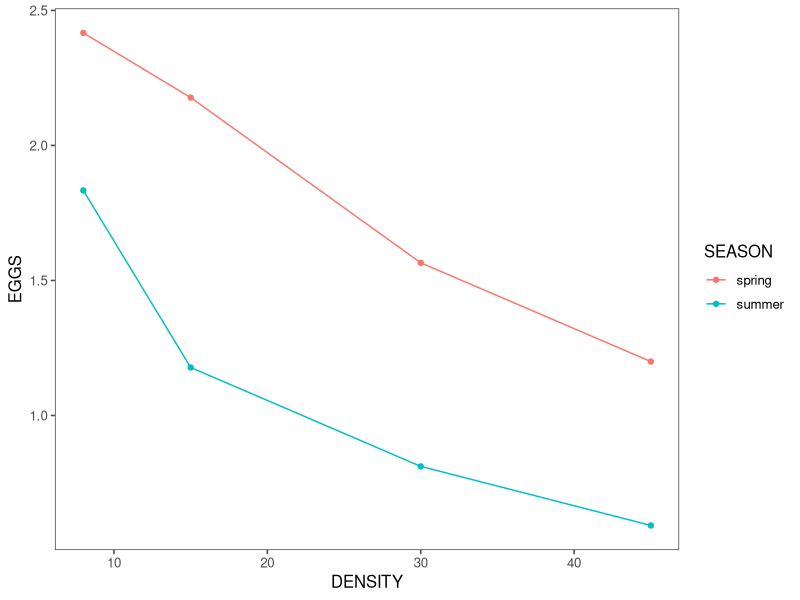

The R source for this figure:
# Biometry 2016 
# Lab 7
# Two-Way ANOVAs


q88 <- read.csv("./20160303_biometry_lab_7_two_way_anova/quinn_88_two_way.csv")

q1 <- read.csv("./20160303_biometry_lab_7_two_way_anova/quin_1_two_way.csv")


# Use "quinn_88_two_way.csv". 
# Look at your data 

# does your data meet the assumptions? (use the graphs you made from previous labs)

# do you need to transform the data?

# Run a two-way ANOVA with DENSITY and SEASON as the predictor variables and EGGS as the response variable.  

# to run a two way anova you tell R to do an interaction by using the * character between the predictor variables

model88 <- aov(data=q88, EGGS ~ DENSITY * SEASON)

# how do the residuals look?
# Do they look skewed?  
# Was there interaction?  
# Can you say anything about the main effects?

## Interaction Plot

library(ggplot2)
library(ggthemes)

ggplot(data = q88,
       aes(x = DENSITY, y = EGGS, colour = SEASON, group=SEASON)) +
  stat_summary(fun.y=mean, geom="point")+
  stat_summary(fun.y=mean, geom="line")+theme_few()


# Use "quin_1_two_way.csv".  Run a two-way ANOVA with DENSITY and SEASON as the predictor variables and EGGS as the response variable.  

# Are observations normally distributed, independent, with homogeneity of variance?  

# Do you need to transform the data? 

# After you run the ANOVA, check the residuals.  

# Do they look skewed?  

# Was there interaction?  

# Can you say anything about the main effects?  How?  Do so.
